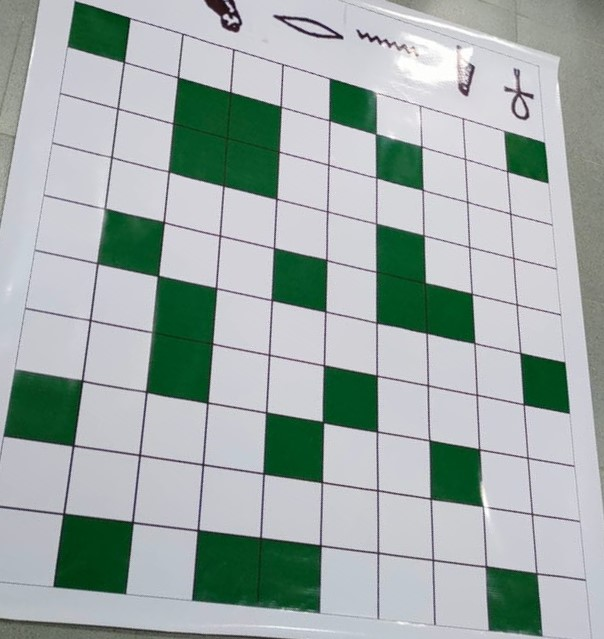
#> input picture green-squares-count/images/test5.jpg, 604 x 639 px, found by its file name
$ python Grid_Count_V2.py
#> lines starting #> are read from the running program, lines starting #| are printed output that depends on the picture; after the words box and inside, x2 and y2 are one past the last pixel; in counts of white or black regions, pixels touching at a corner belong together
import cv2
import numpy as np

def black_lines(image):
    # Convert image to grayscale
    gray = cv2.cvtColor(image, cv2.COLOR_BGR2GRAY)

    # Apply Gaussian blur to reduce noise and detail
    blur = cv2.GaussianBlur(gray, (5, 5), 0)

    # Apply adaptive thresholding to create a binary image
    thresh = cv2.adaptiveThreshold(blur, 255, 1, 1, 7, 1)
    thresh = cv2.adaptiveThreshold(thresh, 255, 1, 1, 91, 4)

    # Find contours in the thresholded image
    contours, _ = cv2.findContours(thresh, cv2.RETR_TREE, cv2.CHAIN_APPROX_SIMPLE)

    c = 0
    for i in contours:
        area = cv2.contourArea(i)
        if area > 50:
            # Draw contours on the original image in black
            cv2.drawContours(image, contours, c, (0, 0, 0), 4)
        c += 1


# Load the image
image = cv2.imread('test5.jpg')
#> image is the input picture: shape (639, 604, 3); mean B, G, R 169, 171.7, 159.3

# Resize image if it is too large
h, w, *_ = image.shape
#> h = 639; w = 604
if h > 700 or w > 700:
    image = cv2.resize(image, (0, 0), fx=0.4, fy=0.4)

# Apply the black_lines function to detect and draw black lines
black_lines(image)
#> in black_lines, `gray = cv2.cvtColor(image, cv2.COLOR_BGR2GRAY)`:
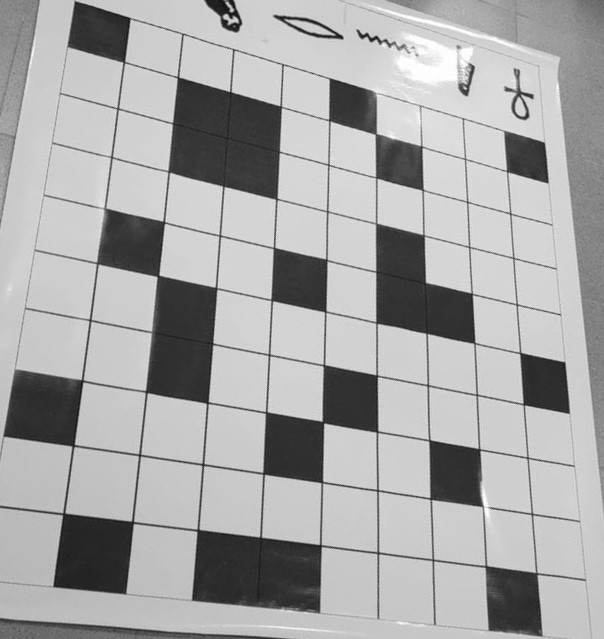
#> gray: shape (639, 604); min 12, max 255, mean 167.6
#> in black_lines, `thresh = cv2.adaptiveThreshold(blur, 255, 1, 1, 7, 1)`:
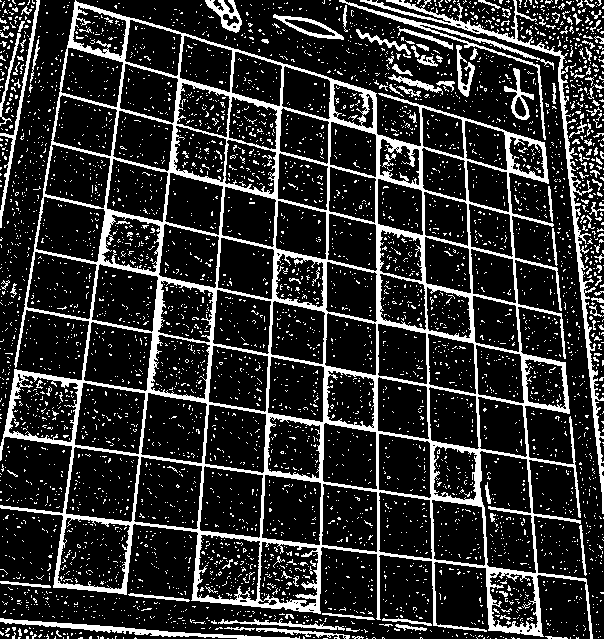
#> thresh: shape (639, 604); 18.6% white; 4830 white regions (4695 under 20 px), largest, box (x1, y1, x2, y2) and area: (0, 0, 593, 639) 41136, (360, 0, 604, 514) 3707, (339, 0, 554, 140) 1278
#> in black_lines, `thresh = cv2.adaptiveThreshold(thresh, 255, 1, 1, 91, 4)`: thresh: shape (639, 604); 81.4% white; 4830 black regions (4695 under 20 px)
#> in black_lines, `contours, _ = cv2.findContours(thresh, cv2.RETR_TREE, cv2.CHAIN_APPROX..`: contours = 6531 contours, 6241 with area under 20; largest, box (x1, y1, x2, y2) and area: (76, 0, 604, 639) 51936, (0, 508, 590, 639) 33375, (0, 0, 89, 446) 15524, (516, 0, 604, 400) 11554, (480, 451, 536, 573) 4993
#> the loop in black_lines, `for i in contours:` made 6531 passes
#> area on passes 10, 24, 28: 1328, 24.5, 29
#> after the loop in black_lines, `for i in contours:`:
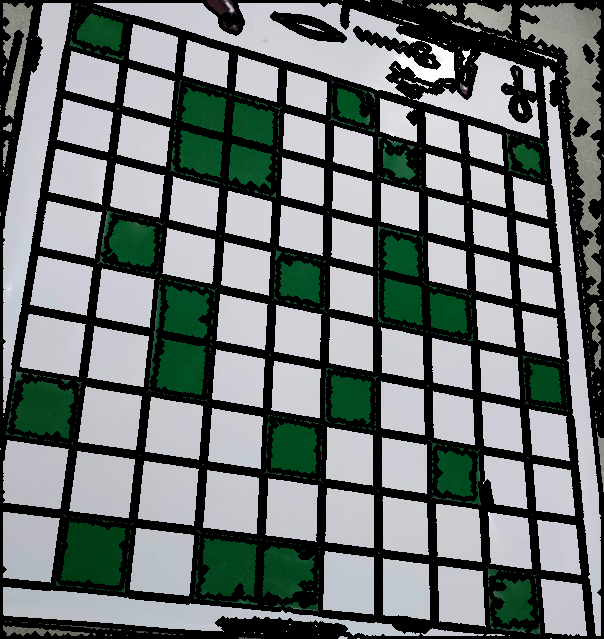
#> image: shape (639, 604, 3); mean B, G, R 115.6, 117, 109.2
#> after the loop in black_lines, `for i in contours:`: c = 6531

# Convert image to HSV color space
hsv = cv2.cvtColor(image, cv2.COLOR_BGR2HSV)
#> hsv: shape (639, 604, 3); mean H, S, V 69.1, 30.1, 120.3

# Define range for green color in HSV space
lower_green = np.array([35, 30, 30])
upper_green = np.array([85, 255, 255])
# Create a mask for green color
mask = cv2.inRange(hsv, lower_green, upper_green)
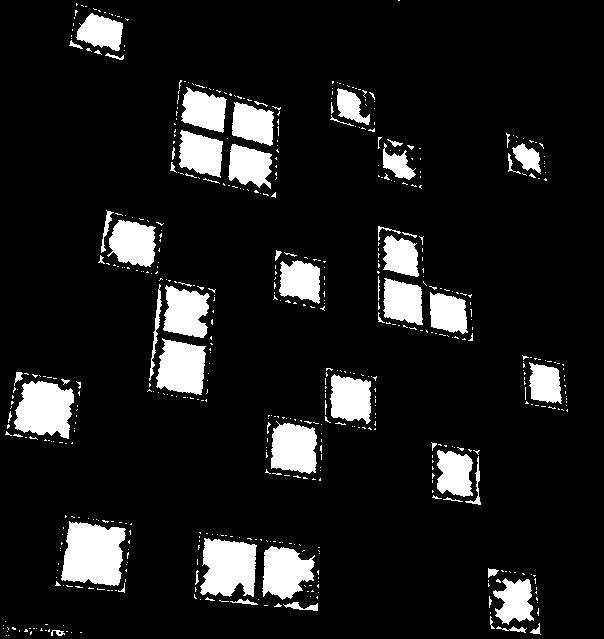
#> mask: shape (639, 604); 10.7% white; 570 white regions (510 under 20 px), largest, box (x1, y1, x2, y2) and area: (61, 521, 126, 586) 3267, (200, 538, 257, 597) 2644, (14, 381, 74, 439) 2564

# Apply morphological opening to remove small noise
kernel = np.ones((5, 5), np.uint8)
mask = cv2.morphologyEx(mask, cv2.MORPH_OPEN, kernel)
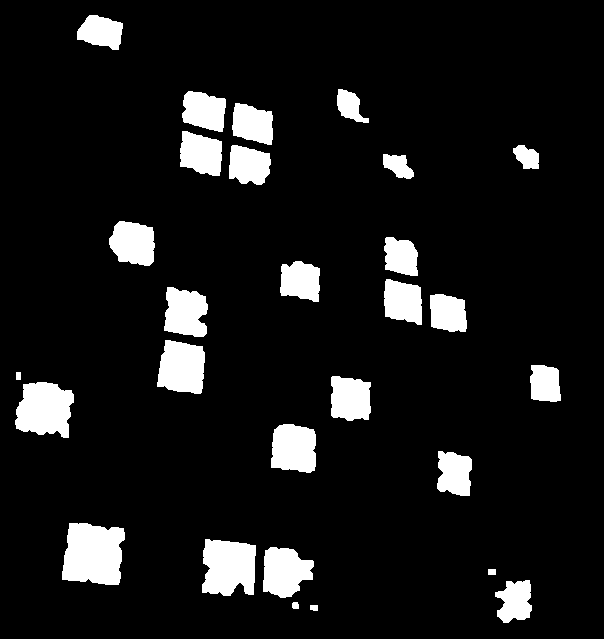
#> mask: shape (639, 604); 9.3% white; 28 white regions

# Display the mask of green grid squares
cv2.imshow('Green Grid Squares', mask)
cv2.waitKey(0)

# Find contours in the green mask
contours, _ = cv2.findContours(mask, cv2.RETR_EXTERNAL, cv2.CHAIN_APPROX_SIMPLE)
#> contours = 28 contours; largest, box (x1, y1, x2, y2) and area: (62, 523, 125, 585) 3110, (202, 539, 256, 596) 2458, (15, 382, 74, 438) 2412, (157, 340, 205, 394) 2000, (271, 424, 316, 473) 1820

grid_squares = []
num_squares = 0
for contour in contours:
    # Approximate the contour to a polygon
    epsilon = 0.02 * cv2.arcLength(contour, True)
    approx = cv2.approxPolyDP(contour, epsilon, True)
    area = cv2.contourArea(contour)

    # Filter out small or excessively large areas
    if 300 < area < 500000:
        grid_squares.append(approx)
        num_squares += 1
#> this loop made 28 passes
#> (epsilon, approx, area) on passes 4, 7, 11, 12, 13, 14, 17, 24, 25: (0.48, [[488, 569], [488, 574], [495, 574], [495, 569]], 35), (4.87, [[69, 523], [62, 579], [118, 584], [123, 528]], 3110.5), (3.29, [[332, 376], [331, 415], [368, 419], [370, 382]], 1482.5), (0.44, [[16, 372], [16, 379], [20, 379], [20, 372]], 28), (2.52, [[531, 365], [531, 398], [560, 400], [558, 370]], 931.5), (3.75, [[165, 340], [157, 386], [200, 393], [202, 346]], 1999.5), (3.1, [[386, 279], [385, 316], [421, 324], [420, 287]], 1330), (3.21, [[182, 131], [180, 166], [219, 175], [221, 141]], 1399.5), (3, [[235, 103], [233, 135], [271, 144], [271, 111]], 1248.5)
#> (epsilon, area) on passes 1, 2, 3, 5, 6, 8: (0.468, 32.5), (0.445, 33.5), (3.29, 1077), (3.76, 1815), (4.74, 2457.5), (3.12, 1202)
#> after the loop, grid_squares = 24 contours; largest, box (x1, y1, x2, y2) and area: (62, 523, 124, 585) 3110, (202, 539, 256, 596) 2402, (16, 382, 72, 438) 2398, (157, 340, 203, 394) 1892, (263, 547, 314, 597) 1792; num_squares = 24

# Print the number of detected green grid squares
print("Number of green grid squares:", num_squares)
#| Number of green grid squares: 24

# Draw contours of detected grid squares on the original image in red
cv2.drawContours(image, grid_squares, -1, (0, 0, 255), 3)
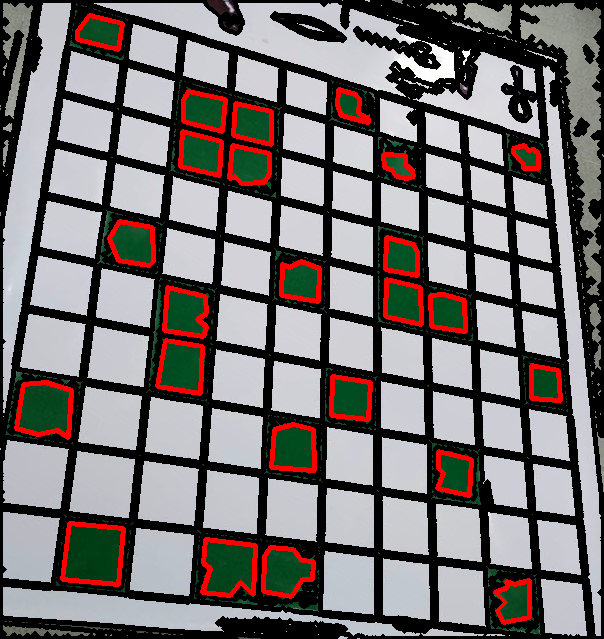
#> image: shape (639, 604, 3); 4.46% of pixels changed, all inside (x1, y1, x2, y2) = (14, 13, 563, 625)

# Display the image with detected grid squares
cv2.imshow('Green Grid Squares', image)
cv2.waitKey(0)
cv2.destroyAllWindows()

$ run again, with green-squares-count/images/test1.jpg copied over green-squares-count/images/test5.jpg
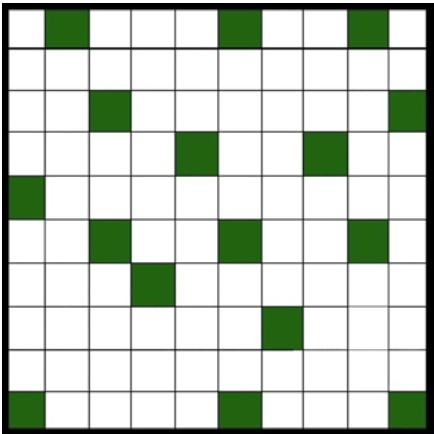
#> input picture green-squares-count/images/test1.jpg, 434 x 434 px, found by its file name
#> image is the input picture: shape (434, 434, 3); mean B, G, R 194.1, 205.1, 196.4
#> in black_lines, `thresh = cv2.adaptiveThreshold(blur, 255, 1, 1, 7, 1)`:
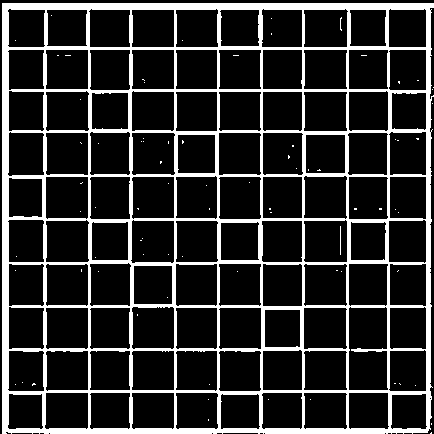
#> thresh: shape (434, 434); 18.2% white; 79 white regions (77 under 20 px), largest, box (x1, y1, x2, y2) and area: (2, 3, 434, 434) 34058, (340, 226, 341, 255) 29
#> in black_lines, `contours, _ = cv2.findContours(thresh, cv2.RETR_TREE, cv2.CHAIN_APPROX..`: contours = 203 contours, 99 with area under 20; largest, box (x1, y1, x2, y2) and area: (349, 307, 388, 390) 2866, (131, 220, 174, 263) 1646, (304, 220, 347, 262) 1646, (46, 177, 88, 219) 1642, (132, 133, 175, 175) 1616
#> the loop in black_lines, `for i in contours:` made 203 passes
#> area on passes 17 to 19: 1073.5, 1189, 1041
#> after the loop in black_lines, `for i in contours:`: c = 203
#> hsv: shape (434, 434, 3); mean H, S, V 8.2, 18.3, 132.9
#> `contours, _ = cv2.findContours(mask, cv2.RETR_EXTERNAL, cv2.CHAIN_APPR..`: contours = 16 contours; largest, box (x1, y1, x2, y2) and area: (309, 138, 342, 170) 992, (137, 269, 169, 301) 961, (181, 138, 212, 170) 930, (224, 226, 255, 257) 900, (51, 13, 83, 43) 899
#> the loop `for contour in contours:` made 16 passes
#> (epsilon, approx, area) on passes 1 to 7: (2.14, [[395, 398], [395, 424], [422, 424], [422, 398]], 707), (2.27, [[225, 398], [224, 424], [255, 424], [255, 398]], 802.5), (2.08, [[12, 398], [12, 424], [38, 424], [38, 398]], 676), (2.31, [[268, 313], [268, 343], [295, 343], [296, 313]], 839.5), (2.48, [[137, 269], [137, 300], [168, 300], [168, 269]], 961), (2.28, [[354, 226], [354, 256], [381, 256], [381, 226]], 810), (2.4, [[224, 226], [224, 256], [254, 256], [254, 226]], 900)
#> after the loop `for contour in contours:`: grid_squares = 16 contours; largest, box (x1, y1, x2, y2) and area: (309, 138, 342, 170) 992, (137, 269, 169, 301) 961, (181, 138, 212, 170) 915, (224, 226, 255, 257) 900, (51, 13, 83, 43) 899; num_squares = 16
#| Number of green grid squares: 16
#> `cv2.drawContours(image, grid_squares, -1, (0, 0, 255), 3)`:
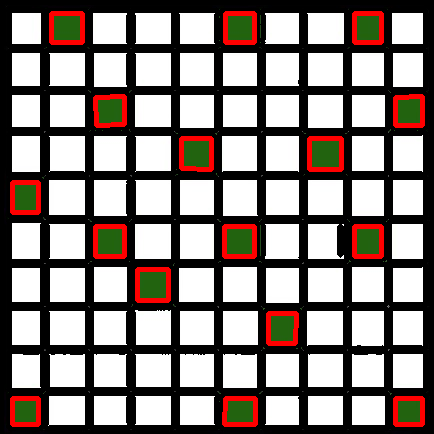
#> image: shape (434, 434, 3); mean B, G, R 126, 130.1, 139.1

$ run again, with green-squares-count/images/test10.jpg copied over green-squares-count/images/test5.jpg
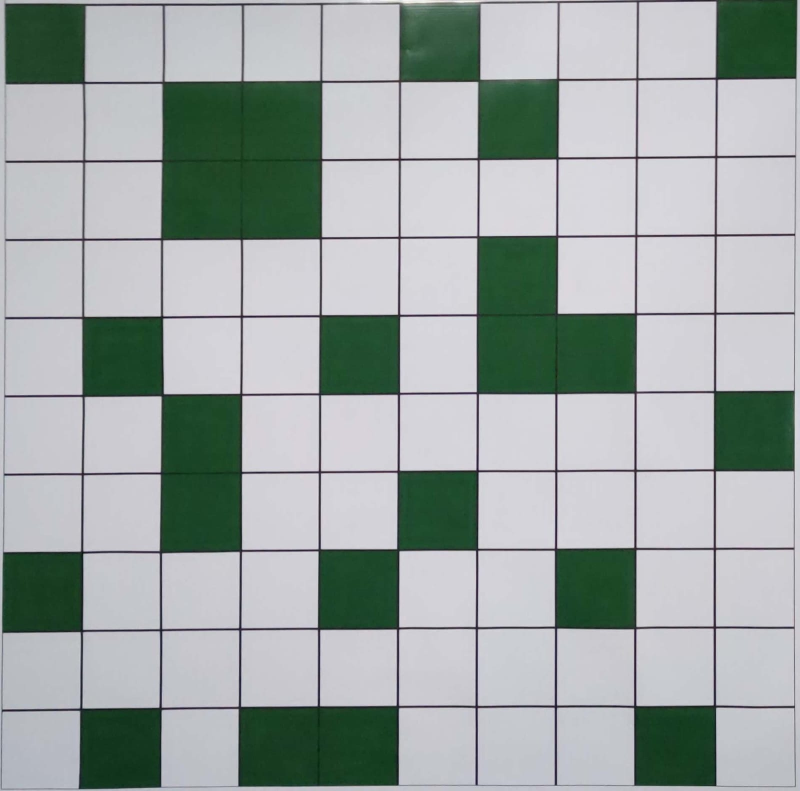
#> input picture green-squares-count/images/test10.jpg, 1600 x 1582 px, found by its file name (shown at 1/2 size)
#> image is the input picture: shape (1582, 1600, 3); mean B, G, R 164.8, 167, 158.2
#> in black_lines, `thresh = cv2.adaptiveThreshold(blur, 255, 1, 1, 7, 1)`:
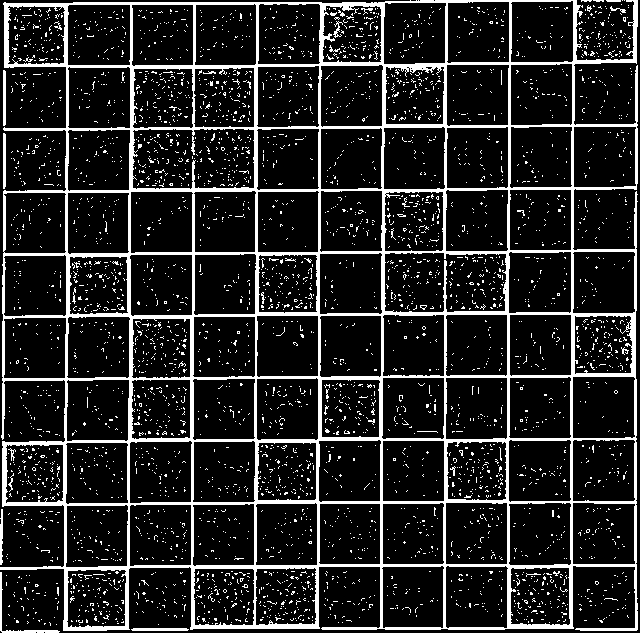
#> thresh: shape (633, 640); 14.1% white; 4287 white regions (4262 under 20 px), largest, box (x1, y1, x2, y2) and area: (0, 0, 638, 631) 43115, (0, 572, 60, 633) 274, (131, 628, 189, 631) 168
#> in black_lines, `contours, _ = cv2.findContours(thresh, cv2.RETR_TREE, cv2.CHAIN_APPROX..`: contours = 6015 contours, 5860 with area under 20; largest, box (x1, y1, x2, y2) and area: (0, 0, 640, 633) 24044, (0, 0, 410, 567) 19297, (133, 129, 254, 189) 6690, (385, 253, 506, 312) 6518, (573, 377, 635, 438) 3597
#> the loop in black_lines, `for i in contours:` made 6015 passes
#> area on passes 5, 113, 222: 3058, 3158.5, 3095
#> after the loop in black_lines, `for i in contours:`: c = 6015
#> hsv: shape (633, 640, 3); mean H, S, V 77.9, 27.3, 127.8
#> `contours, _ = cv2.findContours(mask, cv2.RETR_EXTERNAL, cv2.CHAIN_APPR..`: contours = 24 contours; largest, box (x1, y1, x2, y2) and area: (197, 132, 251, 185) 2665, (388, 256, 441, 309) 2640, (198, 71, 251, 124) 2627, (388, 195, 440, 248) 2594, (136, 133, 191, 185) 2591
#> the loop `for contour in contours:` made 24 passes
#> (epsilon, approx, area) on passes 1 to 7: (3.9, [[72, 574], [72, 622], [121, 622], [117, 574]], 2387), (4.19, [[260, 572], [259, 620], [311, 620], [311, 572]], 2456.5), (4.12, [[198, 572], [198, 620], [249, 621], [250, 572]], 2488), (4.16, [[515, 572], [515, 620], [565, 620], [565, 571]], 2427), (4.01, [[10, 449], [11, 498], [59, 496], [59, 448]], 2399), (4.13, [[262, 446], [261, 496], [312, 496], [312, 447]], 2494), (4.15, [[451, 449], [451, 495], [501, 496], [501, 446]], 2503)
#> after the loop `for contour in contours:`: grid_squares = 24 contours; largest, box (x1, y1, x2, y2) and area: (388, 256, 441, 309) 2626, (136, 133, 189, 185) 2601, (198, 133, 251, 184) 2600, (449, 258, 502, 309) 2549, (198, 71, 251, 124) 2537; num_squares = 24
#| Number of green grid squares: 24
#> `cv2.drawContours(image, grid_squares, -1, (0, 0, 255), 3)`:
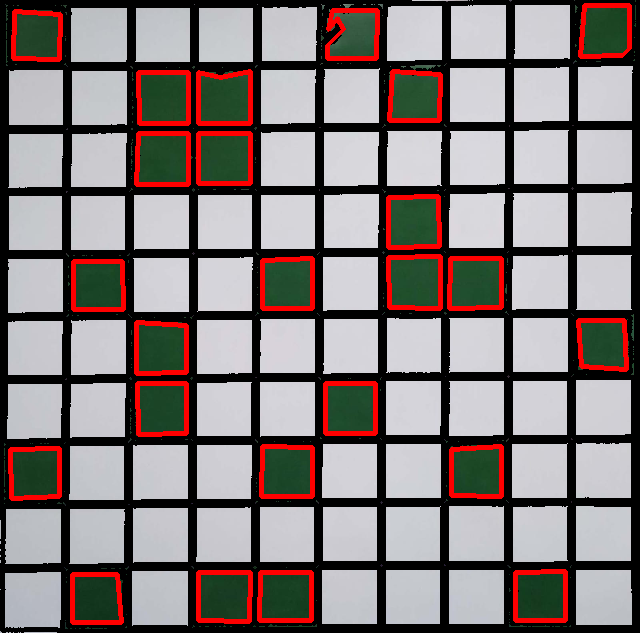
#> image: shape (633, 640, 3); mean B, G, R 121.5, 122.2, 132
